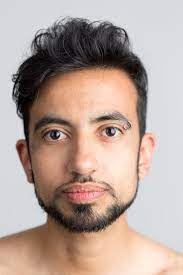
#> input picture face.jpg, 183 x 275 px
$ python qn10.py
#> lines starting #> are read from the running program, lines starting #| are printed output that depends on the picture; after the words box and inside, x2 and y2 are one past the last pixel; in counts of white or black regions, pixels touching at a corner belong together
import cv2 as cv
import numpy as np

img = cv.imread("face.jpg")
#> img is the input picture: shape (275, 183, 3); mean B, G, R 154, 162.5, 182.2

gray = cv.cvtColor(img, cv.COLOR_BGR2GRAY)
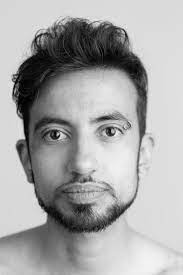
#> gray: shape (275, 183); min 0, max 248, mean 167.4

haar_cascade = cv.CascadeClassifier("haar_face.xml")

faces_rect = haar_cascade.detectMultiScale(
    gray, scaleFactor=1.1, minNeighbors=3)
#> faces_rect = [[16, 77, 140, 140]]

for (x, y, w, h) in faces_rect:
    cv.rectangle(img, (x, y), (x+w, y+h), (0, 255, 0), thickness=2)
#> this loop made 1 pass
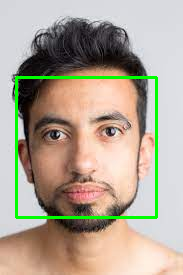
#> img: shape (275, 183, 3); 3.33% of pixels changed, all inside (x1, y1, x2, y2) = (15, 76, 158, 219)

cv.imshow("Detected Face", img)

cv.waitKey(0)
cv.destroyAllWindows()

$ run again, with image.png saved as face.jpg
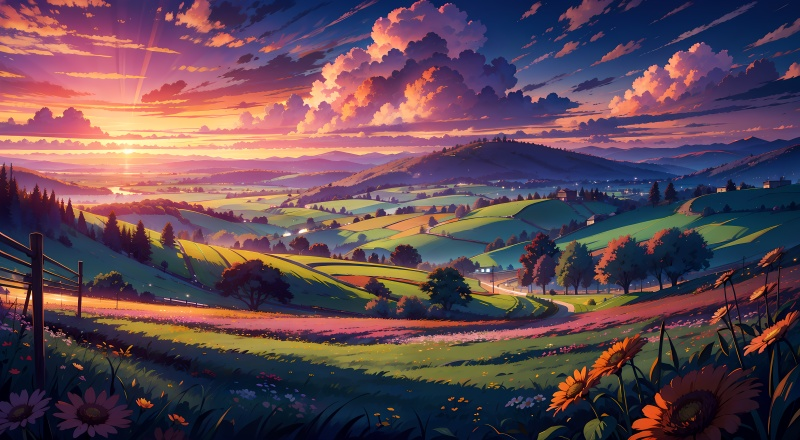
#> input picture image.png, 800 x 440 px
#> img is the input picture: shape (440, 800, 3); mean B, G, R 83.4, 72.3, 96.8
#> `gray = cv.cvtColor(img, cv.COLOR_BGR2GRAY)`:
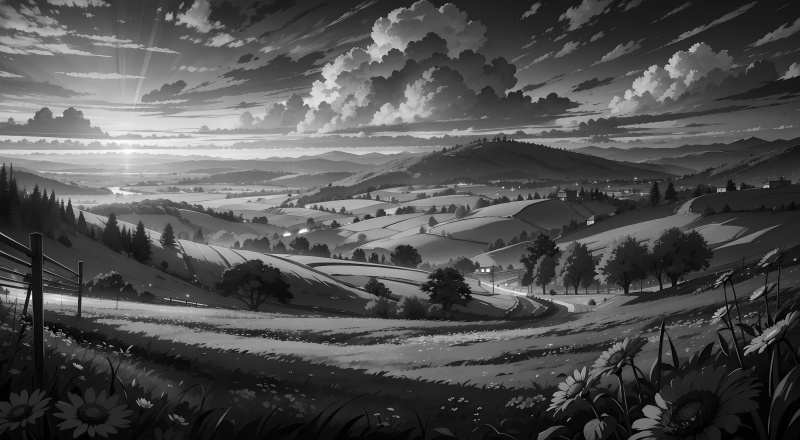
#> gray: shape (440, 800); min 0, max 253, mean 80.9
#> faces_rect = ()
